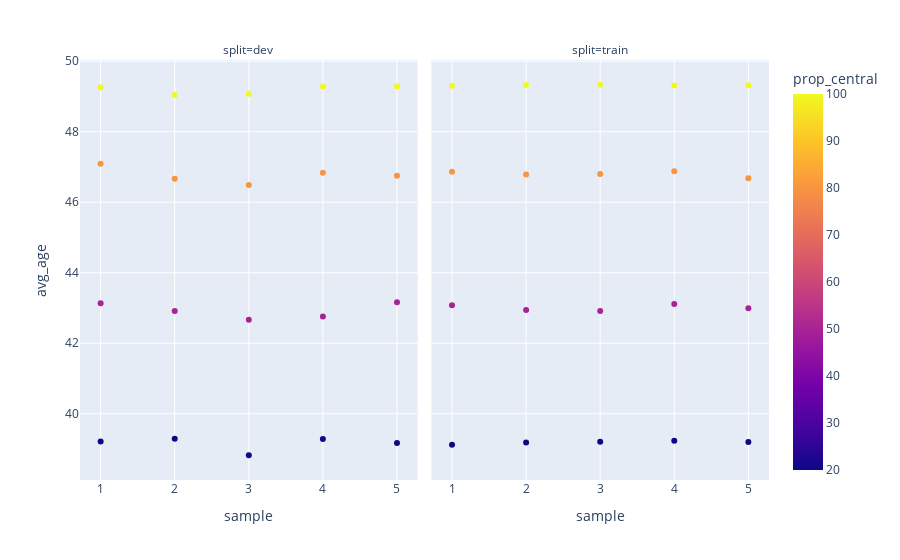

Write notebook code for a chart like this one.
### Code cell
fig = px.scatter(df, x = "sample", y = "avg_age", color = "prop_central", facet_col="split")

fig.show()

### Figure 1 — Plotly figure (JSON) as saved in the notebook; plotly's stock layout.template omitted (floating-point values rounded to 4 significant figures)
{"data": [{"hovertemplate": "split=dev<br>sample=%{x}<br>avg_age=%{y}<br>prop_central=%{marker.color}<extra></extra>", "legendgroup": "", "marker": {"color": [20, 50, 80, 100, 20, 50, 80, 100, 20, 50, 80, 100, 20, 50, 80, 100, 20, 50, 80, 100], "coloraxis": "coloraxis", "symbol": "circle"}, "mode": "markers", "name": "", "orientation": "v", "showlegend": false, "type": "scatter", "x": [1, 1, 1, 1, 2, 2, 2, 2, 3, 3, 3, 3, 4, 4, 4, 4, 5, 5, 5, 5], "xaxis": "x", "y": [39.21, 43.14, 47.09, 49.26, 39.29, 42.91, 46.67, 49.04, 38.82, 42.66, 46.49, 49.08, 39.28, 42.76, 46.84, 49.28, 39.17, 43.17, 46.75, 49.29], "yaxis": "y"}, {"hovertemplate": "split=train<br>sample=%{x}<br>avg_age=%{y}<br>prop_central=%{marker.color}<extra></extra>", "legendgroup": "", "marker": {"color": [20, 50, 80, 100, 20, 50, 80, 100, 20, 50, 80, 100, 20, 50, 80, 100, 20, 50, 80, 100], "coloraxis": "coloraxis", "symbol": "circle"}, "mode": "markers", "name": "", "orientation": "v", "showlegend": false, "type": "scatter", "x": [1, 1, 1, 1, 2, 2, 2, 2, 3, 3, 3, 3, 4, 4, 4, 4, 5, 5, 5, 5], "xaxis": "x2", "y": [39.12, 43.08, 46.86, 49.3, 39.18, 42.94, 46.79, 49.33, 39.2, 42.92, 46.8, 49.33, 39.23, 43.11, 46.88, 49.31, 39.2, 43.0, 46.68, 49.32], "yaxis": "y2"}], "layout": {"annotations": [{"font": {}, "showarrow": false, "text": "split=dev", "x": 0.245, "xanchor": "center", "xref": "paper", "y": 1, "yanchor": "bottom", "yref": "paper"}, {"font": {}, "showarrow": false, "text": "split=train", "x": 0.755, "xanchor": "center", "xref": "paper", "y": 1, "yanchor": "bottom", "yref": "paper"}], "coloraxis": {"colorbar": {"title": {"text": "prop_central"}}, "colorscale": [[0, "#0d0887"], [0.1111, "#46039f"], [0.2222, "#7201a8"], [0.3333, "#9c179e"], [0.4444, "#bd3786"], [0.5556, "#d8576b"], [0.6667, "#ed7953"], [0.7778, "#fb9f3a"], [0.8889, "#fdca26"], [1, "#f0f921"]]}, "legend": {"tracegroupgap": 0}, "margin": {"t": 60}, "xaxis": {"anchor": "y", "domain": [0, 0.49], "title": {"text": "sample"}}, "xaxis2": {"anchor": "y2", "domain": [0.51, 1], "matches": "x", "title": {"text": "sample"}}, "yaxis": {"anchor": "x", "domain": [0, 1], "title": {"text": "avg_age"}}, "yaxis2": {"anchor": "x2", "domain": [0, 1], "matches": "y", "showticklabels": false}}}
